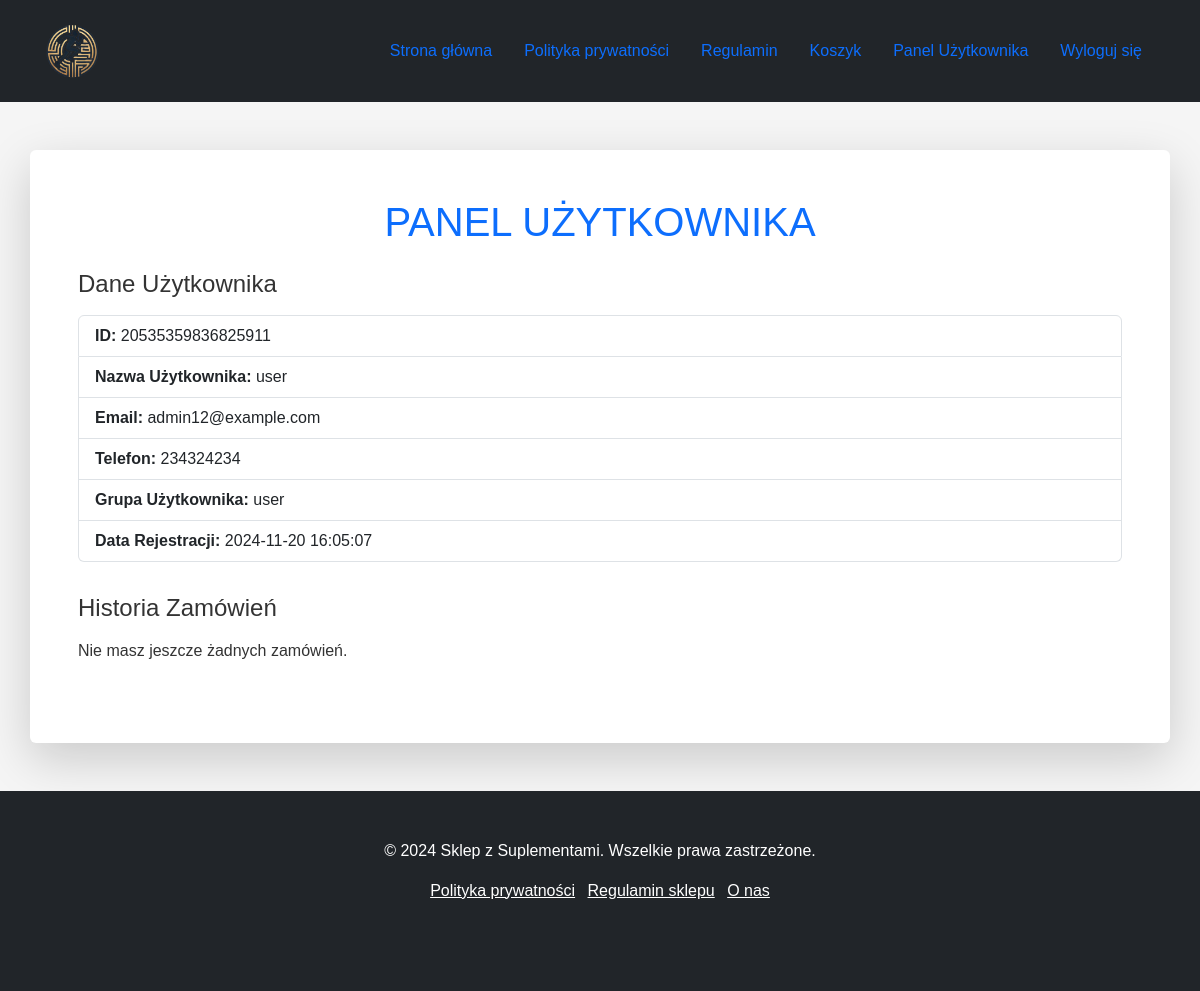
Page /account/user_panel.php (signed in) on the committed database.
### tables this page shows
CREATE TABLE `users` (
  `id` int(11) NOT NULL,
  `user_id` bigint(20) NOT NULL,
  `user_name` varchar(100) NOT NULL,
  `password` varchar(100) NOT NULL,
  `date` timestamp NOT NULL DEFAULT current_timestamp() ON UPDATE current_timestamp(),
  `user_group` enum('admin','user') NOT NULL DEFAULT 'user',
  `mobile` varchar(20) NOT NULL,
  `user_email` varchar(50) NOT NULL
);

### account/user_panel.php (the view, shortened to what this page needs)
<?php
include("../backend/connection.php");
$user_id = $_SESSION['user_id'];
$user_query = "SELECT * FROM users WHERE user_id = ?";
$user_stmt = mysqli_prepare($con, $user_query);
mysqli_stmt_bind_param($user_stmt, "i", $user_id);
mysqli_stmt_execute($user_stmt);
$user_result = mysqli_stmt_get_result($user_stmt);
$user = mysqli_fetch_assoc($user_result);
$orders = [];
?>
<!DOCTYPE html>
<html lang="pl">
<head>
    <link rel="stylesheet" href="https://cdnjs.cloudflare.com/ajax/libs/bootstrap/5.3.0/css/bootstrap.min.css">
    <link rel="stylesheet" href="../css/style.css">
</head>
<body class="d-flex flex-column min-vh-100">
    <header class="bg-dark text-white py-3">
        <div class="container d-flex justify-content-between align-items-center">
            <a href="../index.php"><img src="../img/logo.png" alt="Logo Sklepu" class="logo"></a>
            <nav>
                <ul class="nav">
                    <li class="nav-item"><a class="nav-link" href="../index.php">Strona główna</a></li>
                    <li class="nav-item"><a class="nav-link" href="../policy/privacy.php">Polityka prywatności</a></li>
                    <li class="nav-item"><a class="nav-link" href="../policy/terms.php">Regulamin</a></li>
                    <li class="nav-item"><a class="nav-link" href="../cart.php"><i class="fas fa-shopping-cart"></i> Koszyk</a></li>
                    <li class="nav-item"><a class="nav-link" href="user_panel.php">Panel Użytkownika</a></li>
                    <li class="nav-item"><a class="nav-link" href="../backend/logout.php">Wyloguj się</a></li>
                </ul>
            </nav>
        </div>
    </header>
    <section class="container my-5 shadow-lg p-5 bg-white rounded">
        <h1 class="text-center mb-4 text-uppercase text-primary">Panel Użytkownika</h1>
        <div class="section">
            <h4 class="mb-3">Dane Użytkownika</h4>
            <ul class="list-group">
                <li class="list-group-item"><strong>ID:</strong> <?php echo htmlspecialchars($user['user_id']); ?></li>
                <li class="list-group-item"><strong>Nazwa Użytkownika:</strong> <?php echo htmlspecialchars($user['user_name']); ?></li>
                <li class="list-group-item"><strong>Email:</strong> <?php echo htmlspecialchars($user['user_email']); ?></li>
                <li class="list-group-item"><strong>Telefon:</strong> <?php echo htmlspecialchars($user['mobile']); ?></li>
                <li class="list-group-item"><strong>Grupa Użytkownika:</strong> <?php echo htmlspecialchars($user['user_group']); ?></li>
                <li class="list-group-item"><strong>Data Rejestracji:</strong> <?php echo htmlspecialchars($user['date']); ?></li>
            </ul>
        </div>
        <div class="section">
            <h4 class="mb-3">Historia Zamówień</h4>
            <?php if (!empty($orders)): ?>
                <table class="table table-bordered">
                    <thead>
                        <tr>
                            <th>ID Zamówienia</th>
                            <th>Data</th>
                            <th>Status</th>
                            <th>Razem</th>
                            <th>Akcje</th>
                        </tr>
                    </thead>
                    <tbody>
                        <?php foreach ($orders as $order): ?>
                        <tr>
                            <td><?php echo htmlspecialchars($order['id']); ?></td>
                            <td><?php echo htmlspecialchars($order['created_at']); ?></td>
                            <td><?php echo htmlspecialchars($order['status']); ?></td>
                            <td><?php echo number_format($order['total'], 2, ',', ' '); ?> zł</td>
                            <td><a href="order_details.php?order_id=<?php echo htmlspecialchars($order['id']); ?>" class="btn btn-primary btn-sm">Szczegóły</a></td>
                        </tr>
                        <?php endforeach; ?>
                    </tbody>
                </table>
            <?php else: ?>
                <p>Nie masz jeszcze żadnych zamówień.</p>
            <?php endif; ?>
        </div>
    </section>
    <footer class="footer bg-dark text-white py-5 mt-auto">
        <div class="container text-center">
            <p>&copy; 2024 Sklep z Suplementami. Wszelkie prawa zastrzeżone.</p>
            <ul class="list-inline">
                <li class="list-inline-item"><a class="text-white" href="../policy/privacy.php">Polityka prywatności</a></li>
                <li class="list-inline-item"><a class="text-white" href="../policy/terms.php">Regulamin sklepu</a></li>
                <li class="list-inline-item"><a class="text-white" href="../about/about.php">O nas</a></li>
            </ul>
            <div class="social-icons mt-3">
            </div>
        </div>
    </footer>
</body>
</html>

### css/style.css (style rules this page uses)
body { font-family: 'Poppins', sans-serif; margin: 0; padding: 0; background-color: #f5f5f5; color: #333; }
.logo { height: 70px; }
footer { background-color: #333; color: white; padding: 40px; text-align: center; }

### account/user_panel.php (style rules this page uses)
.section { margin-bottom: 2rem; }

### rows in the picture
users: user "20535359836825911", user_name "user", user_email "admin12@example.com", mobile "234324234", user_group "user", date "2024-11-20 16:05:07"
